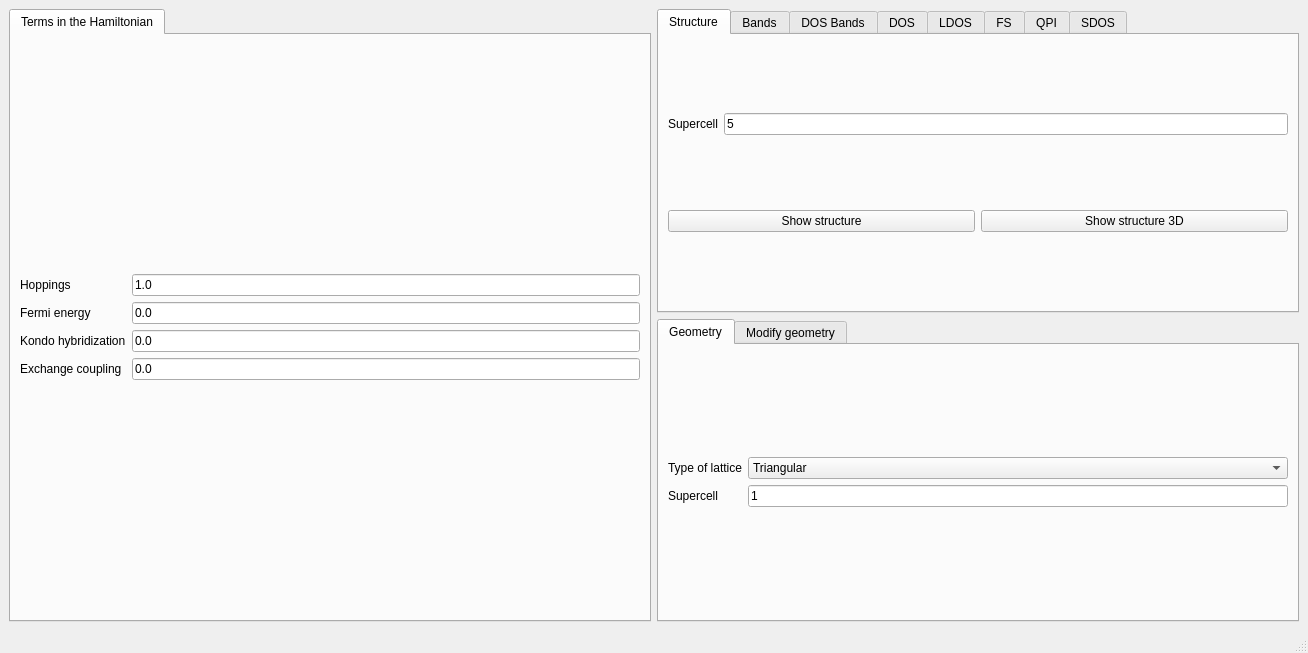
<?xml version="1.0" encoding="UTF-8"?>
<ui version="4.0">
 <class>MainWindow</class>
 <widget class="QMainWindow" name="MainWindow">
  <property name="geometry">
   <rect>
    <x>0</x>
    <y>0</y>
    <width>1308</width>
    <height>653</height>
   </rect>
  </property>
  <property name="windowTitle">
   <string>2D systems</string>
  </property>
  <widget class="QWidget" name="centralwidget">
   <layout class="QGridLayout" name="gridLayout_6">
    <item row="0" column="0" rowspan="2">
     <widget class="QTabWidget" name="tabWidget_2">
      <property name="currentIndex">
       <number>0</number>
      </property>
      <widget class="QWidget" name="tab_3">
       <attribute name="title">
        <string>Terms in the Hamiltonian</string>
       </attribute>
       <layout class="QGridLayout" name="gridLayout_24">
        <item row="0" column="0">
         <layout class="QGridLayout" name="gridLayout">
          <item row="4" column="1">
           <widget class="QLineEdit" name="exchange">
            <property name="toolTip">
             <string>d-vector of the spin triplet order p-wave order. The momentum dependence is taken of the form px + i py</string>
            </property>
            <property name="text">
             <string>0.0</string>
            </property>
           </widget>
          </item>
          <item row="1" column="0">
           <widget class="QLabel" name="label_60">
            <property name="text">
             <string>Hoppings</string>
            </property>
           </widget>
          </item>
          <item row="4" column="0">
           <widget class="QLabel" name="label_39">
            <property name="text">
             <string>Exchange coupling</string>
            </property>
           </widget>
          </item>
          <item row="2" column="0">
           <widget class="QLabel" name="label">
            <property name="text">
             <string>Fermi energy</string>
            </property>
           </widget>
          </item>
          <item row="2" column="1">
           <widget class="QLineEdit" name="fermi">
            <property name="enabled">
             <bool>true</bool>
            </property>
            <property name="text">
             <string>0.0</string>
            </property>
           </widget>
          </item>
          <item row="1" column="1">
           <widget class="QLineEdit" name="hoppings">
            <property name="toolTip">
             <string>Hoppings of the system. If you put several numbers separated by commas, the first number is the 1st NN hopping, the second number the 2nd NN hopping, etc</string>
            </property>
            <property name="text">
             <string>1.0</string>
            </property>
           </widget>
          </item>
          <item row="3" column="1">
           <widget class="QLineEdit" name="kondo">
            <property name="toolTip">
             <string>spin-singlet s-wave superconducting order</string>
            </property>
            <property name="text">
             <string>0.0</string>
            </property>
           </widget>
          </item>
          <item row="3" column="0">
           <widget class="QLabel" name="label_26">
            <property name="text">
             <string>Kondo hybridization</string>
            </property>
           </widget>
          </item>
         </layout>
        </item>
       </layout>
      </widget>
     </widget>
    </item>
    <item row="1" column="1">
     <widget class="QTabWidget" name="tabWidget">
      <property name="currentIndex">
       <number>0</number>
      </property>
      <property name="documentMode">
       <bool>false</bool>
      </property>
      <property name="tabsClosable">
       <bool>false</bool>
      </property>
      <property name="movable">
       <bool>false</bool>
      </property>
      <widget class="QWidget" name="tab_2">
       <attribute name="title">
        <string>Geometry</string>
       </attribute>
       <layout class="QGridLayout" name="gridLayout_13">
        <item row="0" column="0">
         <layout class="QGridLayout" name="gridLayout_4">
          <item row="0" column="0">
           <widget class="QLabel" name="label_8">
            <property name="text">
             <string>Type of lattice</string>
            </property>
           </widget>
          </item>
          <item row="0" column="1">
           <widget class="QComboBox" name="lattice">
            <item>
             <property name="text">
              <string>Triangular</string>
             </property>
            </item>
            <item>
             <property name="text">
              <string>Honeycomb</string>
             </property>
            </item>
            <item>
             <property name="text">
              <string>Honeycomb 4 sites</string>
             </property>
            </item>
            <item>
             <property name="text">
              <string>Honeycomb 6 sites</string>
             </property>
            </item>
            <item>
             <property name="text">
              <string>Square</string>
             </property>
            </item>
            <item>
             <property name="text">
              <string>Single square</string>
             </property>
            </item>
            <item>
             <property name="text">
              <string>Triangular tripartite</string>
             </property>
            </item>
            <item>
             <property name="text">
              <string>Kagome</string>
             </property>
            </item>
            <item>
             <property name="text">
              <string>Lieb</string>
             </property>
            </item>
           </widget>
          </item>
          <item row="1" column="1">
           <widget class="QLineEdit" name="nsuper">
            <property name="text">
             <string>1</string>
            </property>
           </widget>
          </item>
          <item row="1" column="0">
           <widget class="QLabel" name="label_6">
            <property name="text">
             <string>Supercell</string>
            </property>
           </widget>
          </item>
         </layout>
        </item>
       </layout>
      </widget>
      <widget class="QWidget" name="tab_7">
       <attribute name="title">
        <string>Modify geometry</string>
       </attribute>
       <layout class="QVBoxLayout" name="verticalLayout">
        <item>
         <layout class="QGridLayout" name="gridLayout_25">
          <item row="0" column="0">
           <widget class="QCheckBox" name="remove_single_bonded">
            <property name="toolTip">
             <string>Remove atoms that have a single bond in the structure</string>
            </property>
            <property name="text">
             <string>Remove single bonds</string>
            </property>
            <property name="checked">
             <bool>true</bool>
            </property>
           </widget>
          </item>
          <item row="1" column="0">
           <widget class="QCheckBox" name="remove_selected">
            <property name="text">
             <string>Remove selected atoms</string>
            </property>
           </widget>
          </item>
          <item row="2" column="0">
           <widget class="QPushButton" name="select_atoms_removal">
            <property name="text">
             <string>Select atoms to remove</string>
            </property>
           </widget>
          </item>
         </layout>
        </item>
       </layout>
      </widget>
     </widget>
    </item>
    <item row="0" column="1">
     <widget class="QTabWidget" name="tabWidget_3">
      <property name="currentIndex">
       <number>0</number>
      </property>
      <widget class="QWidget" name="tab_4">
       <attribute name="title">
        <string>Structure</string>
       </attribute>
       <layout class="QGridLayout" name="gridLayout_19">
        <item row="1" column="0">
         <widget class="QPushButton" name="show_structure">
          <property name="text">
           <string>Show structure</string>
          </property>
         </widget>
        </item>
        <item row="1" column="1">
         <widget class="QPushButton" name="show_structure_3d">
          <property name="text">
           <string>Show structure 3D</string>
          </property>
         </widget>
        </item>
        <item row="0" column="0" colspan="2">
         <layout class="QGridLayout" name="gridLayout_3">
          <item row="0" column="1">
           <widget class="QLineEdit" name="nsuper_struct">
            <property name="text">
             <string>5</string>
            </property>
           </widget>
          </item>
          <item row="0" column="0">
           <widget class="QLabel" name="label_7">
            <property name="text">
             <string>Supercell</string>
            </property>
           </widget>
          </item>
         </layout>
        </item>
       </layout>
      </widget>
      <widget class="QWidget" name="tab_5">
       <attribute name="title">
        <string>Bands</string>
       </attribute>
       <layout class="QGridLayout" name="gridLayout_20">
        <item row="0" column="0">
         <widget class="QPushButton" name="show_bands">
          <property name="text">
           <string>Band structure</string>
          </property>
         </widget>
        </item>
        <item row="1" column="0">
         <layout class="QGridLayout" name="gridLayout_2">
          <item row="0" column="0">
           <widget class="QLabel" name="label_15">
            <property name="text">
             <string>Operator</string>
            </property>
           </widget>
          </item>
          <item row="0" column="1">
           <widget class="QComboBox" name="bands_color">
            <property name="currentIndex">
             <number>0</number>
            </property>
            <item>
             <property name="text">
              <string>None</string>
             </property>
            </item>
            <item>
             <property name="text">
              <string>dispersive_electrons</string>
             </property>
            </item>
            <item>
             <property name="text">
              <string>kondo_sites</string>
             </property>
            </item>
           </widget>
          </item>
          <item row="1" column="0">
           <widget class="QLabel" name="label_9">
            <property name="text">
             <string># kpoints</string>
            </property>
           </widget>
          </item>
          <item row="1" column="1">
           <widget class="QLineEdit" name="nk_bands">
            <property name="text">
             <string>500</string>
            </property>
           </widget>
          </item>
         </layout>
        </item>
       </layout>
      </widget>
      <widget class="QWidget" name="tab_9">
       <attribute name="title">
        <string>DOS Bands</string>
       </attribute>
       <layout class="QGridLayout" name="gridLayout_18">
        <item row="0" column="0">
         <layout class="QGridLayout" name="gridLayout_11">
          <item row="0" column="1">
           <widget class="QLineEdit" name="delta_kbands">
            <property name="text">
             <string>0.03</string>
            </property>
           </widget>
          </item>
          <item row="0" column="0">
           <widget class="QLabel" name="label_27">
            <property name="text">
             <string>Smearing</string>
            </property>
           </widget>
          </item>
          <item row="1" column="1">
           <widget class="QLineEdit" name="ne_kbands">
            <property name="text">
             <string>400</string>
            </property>
           </widget>
          </item>
          <item row="1" column="0">
           <widget class="QLabel" name="label_28">
            <property name="text">
             <string># of energies</string>
            </property>
           </widget>
          </item>
          <item row="2" column="0">
           <widget class="QLabel" name="label_29">
            <property name="text">
             <string>Energy window</string>
            </property>
           </widget>
          </item>
          <item row="2" column="1">
           <widget class="QLineEdit" name="window_kbands">
            <property name="text">
             <string>3.0</string>
            </property>
           </widget>
          </item>
          <item row="3" column="0">
           <widget class="QLabel" name="label_30">
            <property name="text">
             <string>KPM scale</string>
            </property>
           </widget>
          </item>
          <item row="3" column="1">
           <widget class="QLineEdit" name="scale_kbands">
            <property name="text">
             <string>10.0</string>
            </property>
           </widget>
          </item>
          <item row="4" column="0">
           <widget class="QLabel" name="label_31">
            <property name="text">
             <string># vectors</string>
            </property>
           </widget>
          </item>
          <item row="4" column="1">
           <widget class="QLineEdit" name="nv_kbands">
            <property name="text">
             <string>10</string>
            </property>
           </widget>
          </item>
          <item row="6" column="0" colspan="2">
           <widget class="QPushButton" name="show_dosbands">
            <property name="toolTip">
             <string>This is equivalent to band structure calculation, but it can be applied for very large systems</string>
            </property>
            <property name="text">
             <string>Show DOS Bands</string>
            </property>
           </widget>
          </item>
          <item row="5" column="1">
           <widget class="QComboBox" name="operator_kdos">
            <item>
             <property name="text">
              <string>dispersive_electrons</string>
             </property>
            </item>
            <item>
             <property name="text">
              <string>None</string>
             </property>
            </item>
            <item>
             <property name="text">
              <string>kondo_sites</string>
             </property>
            </item>
           </widget>
          </item>
          <item row="5" column="0">
           <widget class="QLabel" name="label_4">
            <property name="text">
             <string>Operator</string>
            </property>
           </widget>
          </item>
         </layout>
        </item>
       </layout>
      </widget>
      <widget class="QWidget" name="tab_6">
       <attribute name="title">
        <string>DOS</string>
       </attribute>
       <layout class="QVBoxLayout" name="verticalLayout_2">
        <item>
         <layout class="QGridLayout" name="gridLayout_36">
          <item row="0" column="0">
           <widget class="QLabel" name="label_50">
            <property name="text">
             <string>Number of kpoints</string>
            </property>
           </widget>
          </item>
          <item row="1" column="0">
           <widget class="QLabel" name="label_51">
            <property name="text">
             <string>Energy window</string>
            </property>
           </widget>
          </item>
          <item row="1" column="1">
           <widget class="QLineEdit" name="dos_ewindow">
            <property name="text">
             <string>4.0</string>
            </property>
           </widget>
          </item>
          <item row="2" column="1">
           <widget class="QLineEdit" name="dos_delta">
            <property name="text">
             <string>0.03</string>
            </property>
           </widget>
          </item>
          <item row="2" column="0">
           <widget class="QLabel" name="label_48">
            <property name="text">
             <string>Smearing</string>
            </property>
           </widget>
          </item>
          <item row="0" column="1">
           <widget class="QLineEdit" name="dos_nk">
            <property name="text">
             <string>100</string>
            </property>
           </widget>
          </item>
          <item row="3" column="1">
           <widget class="QComboBox" name="dos_mode">
            <item>
             <property name="text">
              <string>ED</string>
             </property>
            </item>
            <item>
             <property name="text">
              <string>Green</string>
             </property>
            </item>
           </widget>
          </item>
          <item row="3" column="0">
           <widget class="QLabel" name="label_47">
            <property name="text">
             <string>Mode</string>
            </property>
           </widget>
          </item>
         </layout>
        </item>
        <item>
         <widget class="QPushButton" name="show_dos">
          <property name="text">
           <string>Density of states</string>
          </property>
         </widget>
        </item>
       </layout>
      </widget>
      <widget class="QWidget" name="tab_14">
       <attribute name="title">
        <string>LDOS</string>
       </attribute>
       <layout class="QGridLayout" name="gridLayout_28">
        <item row="0" column="0">
         <layout class="QGridLayout" name="gridLayout_27">
          <item row="3" column="1">
           <widget class="QLineEdit" name="multildos_delta">
            <property name="toolTip">
             <string>Energy smearing</string>
            </property>
            <property name="text">
             <string>0.03</string>
            </property>
           </widget>
          </item>
          <item row="3" column="0">
           <widget class="QLabel" name="label_43">
            <property name="text">
             <string>Smearing</string>
            </property>
           </widget>
          </item>
          <item row="0" column="0">
           <widget class="QLabel" name="label_44">
            <property name="text">
             <string>Energy window</string>
            </property>
           </widget>
          </item>
          <item row="1" column="1">
           <widget class="QLineEdit" name="multildos_nk">
            <property name="toolTip">
             <string>Number of kpoints used</string>
            </property>
            <property name="text">
             <string>10</string>
            </property>
           </widget>
          </item>
          <item row="6" column="0" colspan="2">
           <widget class="QPushButton" name="show_multildos">
            <property name="text">
             <string>Show LDOS</string>
            </property>
           </widget>
          </item>
          <item row="0" column="1">
           <widget class="QLineEdit" name="multildos_ewindow">
            <property name="toolTip">
             <string>Energy window</string>
            </property>
            <property name="text">
             <string>1.5</string>
            </property>
           </widget>
          </item>
          <item row="1" column="0">
           <widget class="QLabel" name="label_45">
            <property name="text">
             <string>Number of kpoints</string>
            </property>
           </widget>
          </item>
          <item row="2" column="0">
           <widget class="QLabel" name="label_46">
            <property name="text">
             <string>Number of unit cells</string>
            </property>
           </widget>
          </item>
          <item row="2" column="1">
           <widget class="QLineEdit" name="multildos_nrep">
            <property name="toolTip">
             <string>Number of replicas of the unit cell to plot</string>
            </property>
            <property name="text">
             <string>5</string>
            </property>
           </widget>
          </item>
          <item row="4" column="1">
           <widget class="QComboBox" name="basis_ldos">
            <item>
             <property name="text">
              <string>TB</string>
             </property>
            </item>
            <item>
             <property name="text">
              <string>Real space atomic orbitals</string>
             </property>
            </item>
           </widget>
          </item>
          <item row="4" column="0">
           <widget class="QLabel" name="label_58">
            <property name="text">
             <string>Basis for the LDOS</string>
            </property>
           </widget>
          </item>
          <item row="5" column="1">
           <widget class="QLineEdit" name="ratomic_ldos">
            <property name="text">
             <string>1.5</string>
            </property>
           </widget>
          </item>
          <item row="5" column="0">
           <widget class="QLabel" name="label_59">
            <property name="text">
             <string>Atomic radii</string>
            </property>
           </widget>
          </item>
         </layout>
        </item>
       </layout>
      </widget>
      <widget class="QWidget" name="tab_16">
       <attribute name="title">
        <string>FS</string>
       </attribute>
       <layout class="QGridLayout" name="gridLayout_17">
        <item row="0" column="0">
         <layout class="QGridLayout" name="gridLayout_5">
          <item row="0" column="1">
           <widget class="QLineEdit" name="fs_ewindow">
            <property name="text">
             <string>4.0</string>
            </property>
           </widget>
          </item>
          <item row="1" column="1">
           <widget class="QLineEdit" name="fs_delta">
            <property name="text">
             <string>0.05</string>
            </property>
           </widget>
          </item>
          <item row="2" column="1">
           <widget class="QLineEdit" name="fs_nk">
            <property name="text">
             <string>60</string>
            </property>
           </widget>
          </item>
          <item row="0" column="0">
           <widget class="QLabel" name="label_42">
            <property name="text">
             <string>Energy window</string>
            </property>
           </widget>
          </item>
          <item row="1" column="0">
           <widget class="QLabel" name="label_49">
            <property name="text">
             <string>Smearing</string>
            </property>
           </widget>
          </item>
          <item row="2" column="0">
           <widget class="QLabel" name="label_52">
            <property name="text">
             <string>Number of kpoints</string>
            </property>
           </widget>
          </item>
          <item row="4" column="0" colspan="2">
           <widget class="QPushButton" name="show_fermi_surface">
            <property name="text">
             <string>Show Fermi surface</string>
            </property>
           </widget>
          </item>
          <item row="3" column="0">
           <widget class="QLabel" name="label_5">
            <property name="text">
             <string>Operator</string>
            </property>
           </widget>
          </item>
          <item row="3" column="1">
           <widget class="QComboBox" name="fs_operator">
            <item>
             <property name="text">
              <string>dispersive_electrons</string>
             </property>
            </item>
            <item>
             <property name="text">
              <string>kondo_sites</string>
             </property>
            </item>
            <item>
             <property name="text">
              <string>None</string>
             </property>
            </item>
           </widget>
          </item>
         </layout>
        </item>
       </layout>
      </widget>
      <widget class="QWidget" name="tab_18">
       <attribute name="title">
        <string>QPI</string>
       </attribute>
       <layout class="QGridLayout" name="gridLayout_33">
        <item row="0" column="0">
         <layout class="QGridLayout" name="gridLayout_32">
          <item row="0" column="1">
           <widget class="QLineEdit" name="qpi_ewindow">
            <property name="text">
             <string>4.0</string>
            </property>
           </widget>
          </item>
          <item row="1" column="1">
           <widget class="QLineEdit" name="qpi_delta">
            <property name="text">
             <string>0.05</string>
            </property>
           </widget>
          </item>
          <item row="2" column="1">
           <widget class="QLineEdit" name="qpi_nk">
            <property name="text">
             <string>60</string>
            </property>
           </widget>
          </item>
          <item row="0" column="0">
           <widget class="QLabel" name="label_55">
            <property name="text">
             <string>Energy window</string>
            </property>
           </widget>
          </item>
          <item row="1" column="0">
           <widget class="QLabel" name="label_56">
            <property name="text">
             <string>Smearing</string>
            </property>
           </widget>
          </item>
          <item row="2" column="0">
           <widget class="QLabel" name="label_57">
            <property name="text">
             <string>Number of kpoints</string>
            </property>
           </widget>
          </item>
          <item row="3" column="0" colspan="2">
           <widget class="QPushButton" name="show_qpi">
            <property name="toolTip">
             <string>Compute the quasiparticle interference</string>
            </property>
            <property name="text">
             <string>Show QPI</string>
            </property>
           </widget>
          </item>
         </layout>
        </item>
       </layout>
      </widget>
      <widget class="QWidget" name="tab">
       <attribute name="title">
        <string>SDOS</string>
       </attribute>
       <layout class="QGridLayout" name="gridLayout_22">
        <item row="0" column="0">
         <layout class="QGridLayout" name="gridLayout_9">
          <item row="0" column="1">
           <widget class="QLineEdit" name="kdos_ewindow">
            <property name="text">
             <string>0.5</string>
            </property>
           </widget>
          </item>
          <item row="0" column="0">
           <widget class="QLabel" name="label_20">
            <property name="text">
             <string>Energy window</string>
            </property>
           </widget>
          </item>
          <item row="1" column="1">
           <widget class="QLineEdit" name="kdos_mesh">
            <property name="text">
             <string>100</string>
            </property>
           </widget>
          </item>
          <item row="1" column="0">
           <widget class="QLabel" name="label_21">
            <property name="text">
             <string># of points</string>
            </property>
           </widget>
          </item>
         </layout>
        </item>
        <item row="1" column="0">
         <widget class="QPushButton" name="show_kdos">
          <property name="text">
           <string>Show Surface DOS</string>
          </property>
         </widget>
        </item>
       </layout>
      </widget>
     </widget>
    </item>
   </layout>
  </widget>
  <widget class="QMenuBar" name="menubar">
   <property name="geometry">
    <rect>
     <x>0</x>
     <y>0</y>
     <width>1308</width>
     <height>20</height>
    </rect>
   </property>
  </widget>
  <widget class="QStatusBar" name="statusbar"/>
 </widget>
 <resources/>
 <connections/>
</ui>
